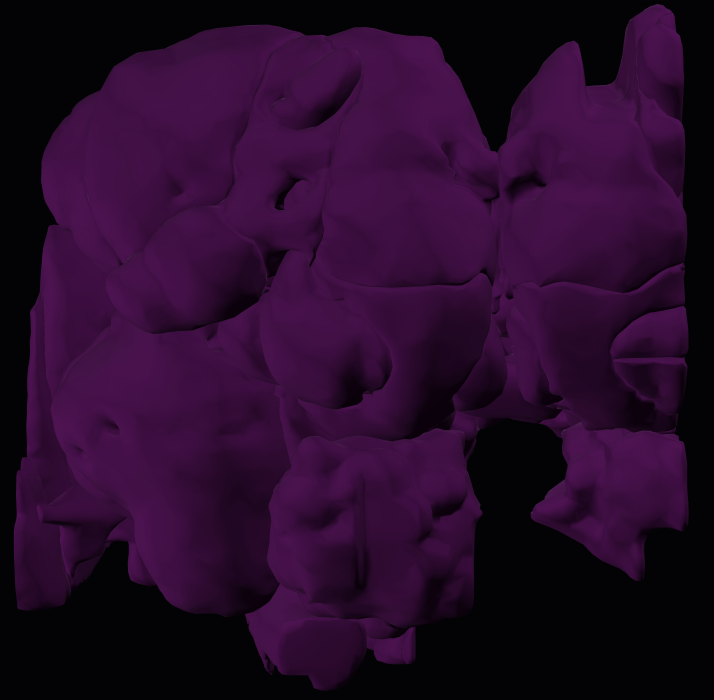
#> input picture figures/hemibrain_outline1.png, 2140 x 2098 px (shown at 1/3 size)
$ jupyter execute --allow-errors skeleton_visual_manuscirpt.ipynb
#> lines starting #> are read from the running program, lines starting #| are printed output that depends on the picture
# Create a visual accompaigniment to our manuscript with input subconnectome top connections colored by module

This will require:
1. Getting bodyIds for each of the top inputs we want to include, as well as their cluster numbers
2. Getting the skeletons for each of those bodyIDs
3. Plotting those Ids on a black background and seeing how that looks

[cell 1]
# Imports
import numpy as np
import matplotlib.pyplot as plt
import pandas as pd
import bokeh
import bokeh.palettes
from bokeh.plotting import figure, output_notebook, show, output_file, gridplot
from bokeh.io import export_svg, export_png
from bokeh.models import Legend, LegendItem
import os
from neuprint import Client, fetch_adjacencies, fetch_skeleton
# settings
plt.rcParams["pdf.fonttype"] = 42
plt.rcParams["font.sans-serif"] = "Helvetica"
plt.rcParams['axes.spines.right'] = False
plt.rcParams['axes.spines.top'] = False

#> (the rest of this cell did not finish here and is left out)

## Define Colors

[cell 2]
colors = ['#4e90d3', '#9467bd', '#e7cf57', '#ff6a88', '#5cc9ff', '#3a9f82', '#9fad2b']
colors

# plot darker colors
plt.figure(figsize=(8,2))
for i, color in enumerate(colors):
    plt.bar(i, 1, color=color, edgecolor='black')
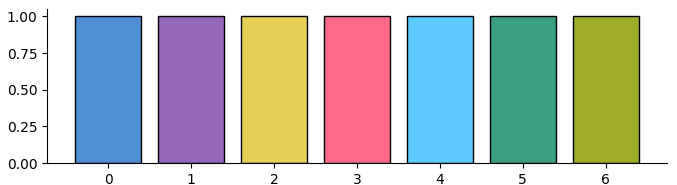
#> figure drawn by matplotlib, 1 panel

[cell 3]
# import modularity data for oviIN
oviIN_R = 423101189
oviIN_modularity = pd.read_csv('modularity_runs/0.0/0-0_98765.txt', sep=' ', header=None, names=['id', '0.0'])
#> (reads modularity_runs/0.0/0-0_98765.txt from the repository)
oviIN_modularity

#> (a cell that did not finish here is left out)

#> (a cell that did not finish here is left out)

#> (a cell that did not finish here is left out)

#> (a cell that did not finish here is left out)

#> (a cell that did not finish here is left out)

[cell 9]
# Get skeleton plots for the top 150 partners
skeletons_all = []
#> (the rest of this cell did not finish here and is left out)

## Full brain plotting

[cell 10]
# import picture to plot over
image = plt.imread('figures/hemibrain_outline1.png')
#> image is the input picture: shape (2098, 2140, 4) float32; mean R, G, B, A 0.154, 0.0418, 0.165, 1
# Create a matplotlib figure
fig, ax = plt.subplots(figsize=(10, 10))
# Plot the image
ax.imshow(image, extent=[1000, 37000, -38000, -2000], aspect='auto')


# Plot each skeleton
for segments in skeletons_all[:]:
    for index, row in segments.iterrows():
        # plot the parent-child connections, and reflect across the y-axis
        ax.plot([row['x_child'], row['x_parent']], [-row['z_child'], -row['z_parent']],
            color=row['color_child'], linewidth=0.5)
# flip only the y-axis for the plotting
#ax.set_ylim(ax.get_ylim()[::-1])

# Set axis limits
# dont display figure outline
ax.spines['top'].set_visible(False)
ax.spines['right'].set_visible(False)
ax.spines['bottom'].set_visible(False)
ax.spines['left'].set_visible(False)
plt.axis('off')  # Turn off the axis

[cell 11]
#save the figure as pdf
fig.savefig('figures/cover_oviIN.pdf')
#fig.savefig('figures/cover_oviIN.png')

## skeleton only plotting

[cell 12]
# plot regularly without the image
fig, ax = plt.subplots(figsize=(10, 10))

# Plot each skeleton
for segments in skeletons_all:
    for index, row in segments.iterrows():
        # plot the parent-child connections, and reflect across the y-axis
        ax.plot([row['x_child'], row['x_parent']], [-row['z_child'], -row['z_parent']],
            color=row['color_child'], linewidth=0.5, alpha=0.7)

# black background
ax.set_facecolor('black')
# black background for the figure
fig.patch.set_facecolor('black')

# Set axis limits
# dont display figure outline
ax.spines['top'].set_visible(False)
ax.spines['right'].set_visible(False)
ax.spines['bottom'].set_visible(False)
ax.spines['left'].set_visible(False)
plt.axis('off')  # Turn off the axis
